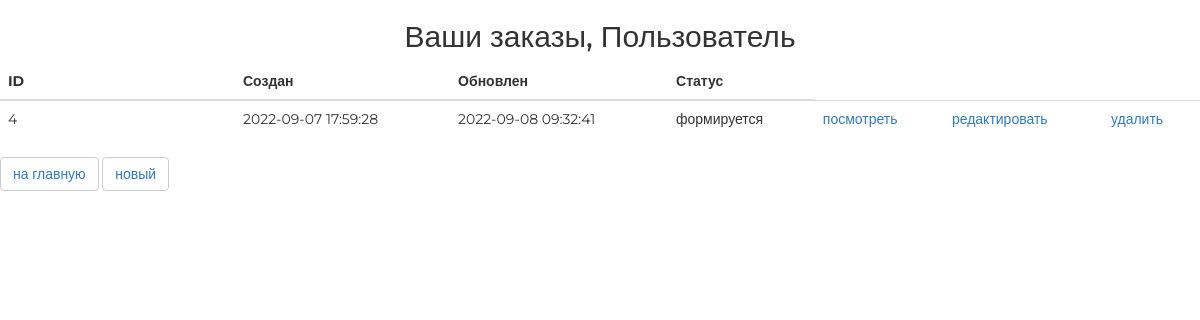
The app's page /orders/ (signed in), older data.
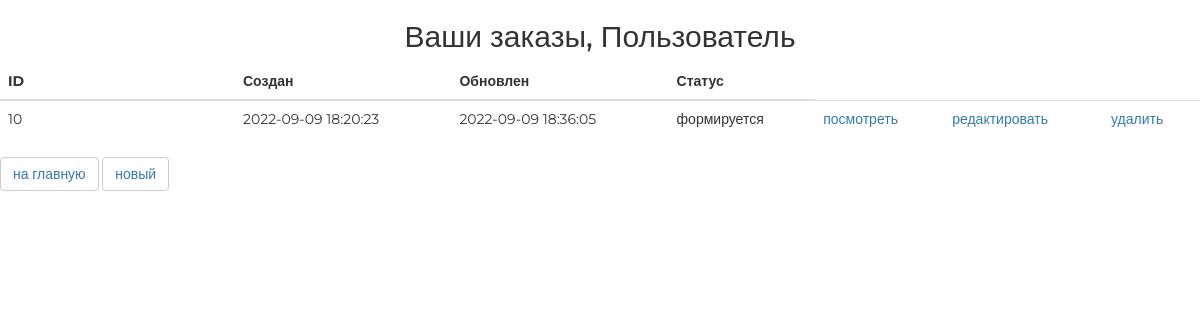
The same page, newer data.
### ordersapp/models.py (models this page shows, shortened)
class Order(models.Model):
    FORMING = 'FM'  # Заказ сформирован
    SENT_TO_PROCEED = 'STP'     # Отправлен на обработку
    PROCEEDED = 'PRD'   # Заказ обработан
    PAID = 'PD'     # Заказ оплачен
    READY = 'RDY'   # Заказ готов к выдачи
    CANCEL = 'CNC'  # Заказ отменен
    ORDER_STATUS_CHOICES = (
        (FORMING, 'формируется'),
        (SENT_TO_PROCEED, 'отправлен в обработку'),
        (PAID, 'оплачен'),
        (PROCEEDED, 'обрабатывается'),
        (READY, 'готов к выдаче'),
        (CANCEL, 'отменен'),
    )
    user = models.ForeignKey(settings.AUTH_USER_MODEL, on_delete=models.CASCADE)
    created = models.DateTimeField(verbose_name='создан', auto_now_add=True)
    updated = models.DateTimeField(verbose_name='обновлен', auto_now=True)
    status = models.CharField(verbose_name='статус', max_length=3, choices=ORDER_STATUS_CHOICES, default=FORMING)
    is_active = models.BooleanField(verbose_name='активен', default=True)
    class Meta:
        ordering = ('created',)
        verbose_name = 'заказ'
        verbose_name_plural = 'заказы'

### ordersapp/views.py (the view)
# urls.py: path('', ordersapp.OrderList.as_view(), name='orders_list'),
class OrderList(ListView):
    model = Order
    def get_queryset(self):
        return Order.objects.filter(user=self.request.user)

### mainapp/context_processors.py (called while the page is built)
def basket(request):
    print(f'context processor basket works')
    basket = []
    if request.user.is_authenticated:
        basket = Basket.objects.filter(user=request.user)
    return {
        'basket': basket,
        }

### ordersapp/templates/ordersapp/order_list.html
{% extends 'ordersapp/base.html' %}
{% load static %}
{% block content %}
    <div class="h2 text-center head">
        Ваши заказы,
        {% if user.first_name %}
            {{ user.first_name|title }}
        {% else %}
            Пользователь
        {% endif %}
    </div>
    <table class="table orders_list">
        <thead>
            <tr>
                <th>ID</th>
                <th>Создан</th>
                <th>Обновлен</th>
                <th>Статус</th>
            </tr>
        </thead>
        <tbody>
        {% for item in object_list %}
            {% if item.is_active %}
                <tr>
                    <td class="td1 orders_list">{{ item.pk }}</td>
                    <td>{{ item.created|date:"Y-m-d H:i:s" }}</td>
                    <td>{{ item.updated|date:"Y-m-d H:i:s" }}</td>
                    <td>{{ item.get_status_display }}</td>
                    <td>
                        <a href="{% url 'ordersapp:order_read' item.pk %}">
                            посмотреть </a>
                    </td>
                    <td>
                        {% if item.status == 'FM' %}
                            <a href="{% url 'ordersapp:order_update' item.pk %}">
                                редактировать </a>
                        {% endif %} </td>
                    <td>
                        {% if item.status == 'FM' %}
                            <a href="{% url 'ordersapp:order_delete' item.pk %}"> удалить
                            </a>
                        {% endif %}
                    </td>
                </tr>
            {% endif %} {% endfor %}
        </tbody>
    </table>
    <button class="btn btn-default btn-round">
        <a href="{% url 'index' %}">
            на главную
        </a>
    </button>
    <button class="btn btn-default btn-round">
        <a href="{% url 'ordersapp:order_create' %}">
            новый
        </a>
    </button>
{% endblock %}

### ordersapp/templates/ordersapp/base.html (shortened to what this page needs)
<!DOCTYPE html>
{% load static %}
<html>
<head>
    {% block css %}
        <link rel="stylesheet" type="text/css" href="{% static 'css/bootstrap.min.css' %}">
        <link rel="stylesheet" type="text/css" href="{% static 'css/style.css'%}">
        <link rel="stylesheet" href="{% static 'fonts/font-awesome/css/font-awesome.css' %}">
    {% endblock %}
</head>
<body>
    <div class="order_container">
        {% block content %}
        {% endblock %}
    </div>
</body>
</html>

### static/css/style.css (style rules this page uses)
* { margin: 0; padding: 0; }
body { font-family: 'Montserrat', sans-serif; }
html, body { height: 100%; }
table { width: 100%; }
td:first-child { width: 235px; }

Row changes from the older to the newer data that the page shows:
removed Order: pk "4", created "2022-09-07 17:59:28", updated "2022-09-08 09:32:41", status "формируется", shows "редактировать", shows "удалить"
added Order: pk "10", created "2022-09-09 18:20:23", updated "2022-09-09 18:36:05", status "формируется", shows "редактировать", shows "удалить"
